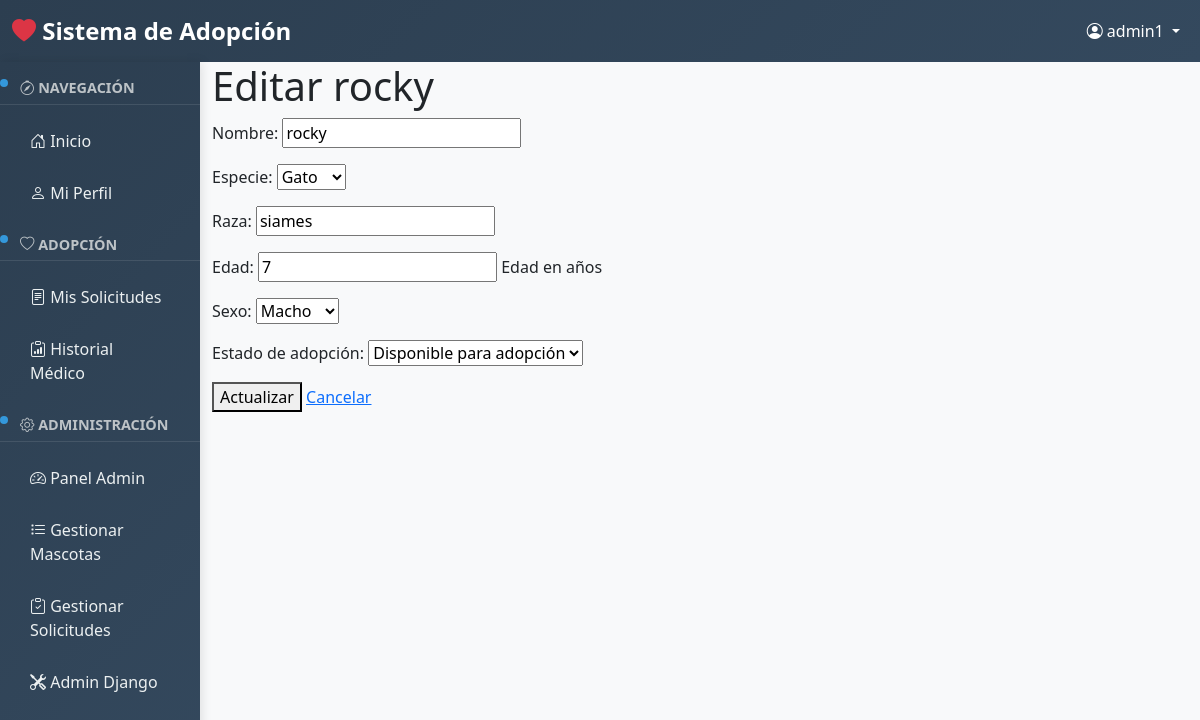
/mascotas/editar/7/ (signed in), run on the app's committed database.
### usuarios/models.py (models this page shows, shortened)
class Usuario(AbstractUser):
    ROLES = [
        ('adoptante', 'Adoptante'),
        ('admin', 'Administrador'),
    ]
    telefono = models.CharField(max_length=15, blank=True, verbose_name="Teléfono")
    direccion = models.TextField(blank=True, verbose_name="Dirección")
    rol = models.CharField(max_length=10, choices=ROLES, default='adoptante', verbose_name="Rol")
    fecha_registro = models.DateTimeField(default=timezone.now, verbose_name="Fecha de registro")
    class Meta:
        verbose_name = "Usuario"
        verbose_name_plural = "Usuarios"

### mascotas/models.py (models this page shows, shortened)
class Mascota(models.Model):
    ESPECIES = [
        ('perro', 'Perro'),
        ('gato', 'Gato'),
        ('ave', 'Ave'),
        ('otro', 'Otro'),
    ]
    SEXO = [
        ('macho', 'Macho'),
        ('hembra', 'Hembra'),
    ]
    ESTADO = [
        ('Disponible', 'Disponible para adopción'),
        ('adoptado', 'Adoptado'),
        ('en_proceso', 'En proceso de adopción'),
    ]
    nombre = models.CharField(max_length=100, verbose_name="Nombre")
    especie = models.CharField(max_length=15, choices=ESPECIES, verbose_name="Especie")
    raza = models.CharField(max_length=70, verbose_name="Raza")
    edad = models.PositiveIntegerField(help_text="Edad en años", verbose_name="Edad")
    sexo = models.CharField(max_length=10, choices=SEXO, verbose_name="Sexo")
    estado_adopcion = models.CharField(
        max_length= 15,
        choices=ESTADO,
        default="Disponible",
        verbose_name= "Estado de adopción"
    )
    fecha_ingreso = models.DateTimeField(default=timezone.now, verbose_name="Fecha de ingreso")
    adoptante = models.ForeignKey(
        'usuarios.Usuario',
        on_delete=models.SET_NULL,
        null=True,
        blank=True,
        related_name='mascotas_adoptadas',
        verbose_name='Adoptante'
    )
    class Meta:
        verbose_name = "Mascota"
        verbose_name_plural = "Mascotas"
        ordering = ['-fecha_ingreso']

### mascotas/views.py (the view)
# urls.py: path('editar/<int:mascota_id>/', views.editar,  name='editar'),
@user_passes_test(es_admin)
def editar(request, mascota_id):
    mascota = get_object_or_404(Mascota, id=mascota_id)
    if request.method == 'POST':
        form = MascotaForm(request.POST, instance=mascota)
        if form.is_valid():
            form.save()
            messages.success(request, 'Mascota actualizada correctamente.')
            return redirect('mascotas:gestionar')
    else:
        form = MascotaForm(instance=mascota)
    return render(request, 'mascotas/editar.html', {'form': form, 'mascota': mascota})

### mascotas/forms.py
class MascotaForm(forms.ModelForm):
    class Meta:
        model = Mascota
        fields = ['nombre', 'especie', 'raza', 'edad', 'sexo', 'estado_adopcion']
        widgets = {
            'edad' : forms.NumberInput(attrs={'min':0})
        }

### usuarios/views.py (called while the page is built)
def es_admin(user):
    return user.is_authenticated and user.rol == 'admin'

### mascotas/templates/mascotas/editar.html (shortened to what this page needs)
{% extends 'base.html' %}
{% block content %}
<h1>Editar {{ mascota.nombre }}</h1>
<form method="post">
    {{ form.as_p }}
    <button type="submit">Actualizar</button>
    <a href="{% url 'mascotas:gestionar' %}">Cancelar</a>
</form>
{% endblock %}

### templates/base.html (shortened to what this page needs)
<!DOCTYPE html>
<html lang="es">
<head>
    <link href="https://cdn.jsdelivr.net/npm/bootstrap@5.3.0/dist/css/bootstrap.min.css" rel="stylesheet">
    <link rel="stylesheet" href="https://cdn.jsdelivr.net/npm/bootstrap-icons@1.10.0/font/bootstrap-icons.css">
</head>
<body>
    {% if user.is_authenticated %}
        <nav class="navbar navbar-expand-lg navbar-dark" style="background: linear-gradient(135deg, var(--primary-color), #34495e);">
            <div class="container-fluid">
                <a class="navbar-brand" href="{% url 'mascotas:inicio' %}">
                    <i class="bi bi-heart-fill text-danger"></i> Sistema de Adopción
                </a>
                <div class="navbar-nav ms-auto">
                    <div class="nav-item dropdown">
                        <a class="nav-link dropdown-toggle text-white" href="#" role="button" data-bs-toggle="dropdown">
                            <i class="bi bi-person-circle"></i> {{ user.get_full_name|default:user.username }}
                        </a>
                    </div>
                </div>
            </div>
        </nav>
        <div class="container-fluid">
            <div class="row">
                <div class="col-md-3 col-lg-2 px-0">
                    <div class="sidebar">
                        <div class="section-title">
                            <i class="bi bi-compass"></i> Navegación
                        </div>
                        <nav class="nav flex-column">
                            <a class="nav-link" href="{% url 'mascotas:inicio' %}">
                                <i class="bi bi-house-door"></i> Inicio
                            </a>
                            <a class="nav-link" href="{% url 'usuarios:perfil' %}">
                                <i class="bi bi-person"></i> Mi Perfil
                            </a>
                        </nav>
                        <div class="section-title">
                            <i class="bi bi-heart"></i> Adopción
                        </div>
                        <nav class="nav flex-column">
                            <a class="nav-link" href="{% url 'solicitudes:mis_solicitudes' %}">
                                <i class="bi bi-file-text"></i> Mis Solicitudes
                            </a>
                            <a class="nav-link" href="{% url 'historiales:lista' %}">
                                <i class="bi bi-clipboard-data"></i> Historial Médico
                            </a>
                        </nav>
                        {% if user.rol == 'admin' %}
                            <div class="section-title">
                                <i class="bi bi-gear"></i> Administración
                            </div>
                            <nav class="nav flex-column">
                                <a class="nav-link" href="{% url 'usuarios:panel_admin' %}">
                                    <i class="bi bi-speedometer2"></i> Panel Admin
                                </a>
                                <a class="nav-link" href="{% url 'mascotas:gestionar' %}">
                                    <i class="bi bi-list-task"></i> Gestionar Mascotas
                                </a>
                                <a class="nav-link" href="{% url 'solicitudes:gestionar' %}">
                                    <i class="bi bi-clipboard-check"></i> Gestionar Solicitudes
                                </a>
                                <a class="nav-link" href="/admin/" target="_blank">
                                    <i class="bi bi-tools"></i> Admin Django
                                </a>
                            </nav>
                        {% endif %}
                    </div>
                </div>
                <div class="col-md-9 col-lg-10">
                    <div class="main-content">
                        {% block content %}{% endblock %}
                    </div>
                </div>
            </div>
        </div>
    {% endif %}
</body>
</html>

### templates/base.html (style rules this page uses)
:root { --primary-color: #2c3e50; --secondary-color: #3498db; --accent-color: #e74c3c; --success-color: #27ae60; --warning-color: #f39c12; }
body { background-color: #f8f9fa; font-family: 'Segoe UI', Tahoma, Geneva, Verdana, sans-serif; }
.navbar-brand { font-weight: bold; font-size: 1.5rem; }
.sidebar { background: linear-gradient(135deg, var(--primary-color), #34495e); min-height: 100vh; box-shadow: 2px 0 10px rgba(0,0,0,0.1); position: sticky; top: 0; }
.sidebar .nav-link { color: #ecf0f1 !important; padding: 12px 20px; border-radius: 8px; margin: 2px 10px; transition: all 0.3s ease; }
.sidebar .section-title { position: relative; color: #bdc3c7; font-size: 0.9rem; font-weight: bold; text-transform: uppercase; padding: 15px 20px 5px; border-bottom: 1px solid rgba(255,255,255,0.1); margin-bottom: 10px; }
.sidebar .section-title::before { content: ''; position: absolute; left: 0; top: 50%; transform: translateY(-50%); width: 8px; height: 8px; background-color: var(--secondary-color); border-radius: 50%; animation: pulse 2s infinite; }

### data on the page
Usuario: get_full_name "admin1"
Mascota: nombre "rocky", especie "Gato", raza "siames", edad "7", sexo "Macho", estado_adopcion "Disponible para adopción"
